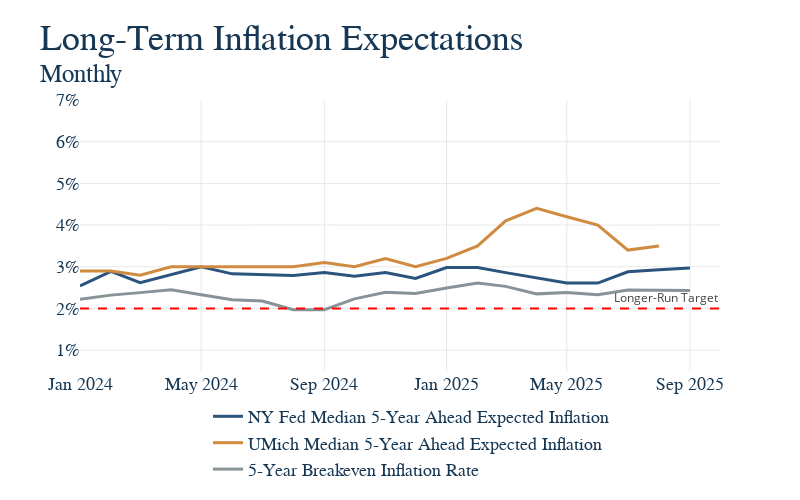

The notebook cell saved with this chart:
### Code cell
fig = go.Figure()

for col in infl_df.columns:
    fig.add_trace(
        go.Scatter(
            x=infl_df.index,
            y=infl_df[col],
            name=col,
            mode='lines',
        )
    )


# This is graph specific, but here we want the y-axis to be percent signs 
fig.update_yaxes(
    tickformat="0.2f%",
    ticksuffix="%",
    range=[0.5, 7],
)

# Again, graph specific, we have a mutliyear series and want tick marks to be years
fig.update_xaxes(
    type='date',
    tickformat='%b %Y',
    title_text=None,
    dtick="M4",
)
fig.add_hline(
    y=0,
    line_dash="solid",
    line_color="black",
)

fig.update_layout(
    barmode='relative',
    title=dict(text='Long-Term Inflation Expectations<br><sup>Monthly</br>'),
    xaxis_title=None,
    yaxis_title=None,

    legend=dict(
        orientation="h",
        x=0.2,  # Move legend inside the plot area (left)
        y=-0.1,  # Near the top
        xanchor="left",
        yanchor="top",
        font=dict(size=18)
    ),
    height=500,
    width=800,
)

fig.add_hline(
    y=2,
    line_dash="dash",
    line_color="red",
    annotation_text="Longer-Run Target",
    annotation_position="top right"
)

# This should be the same for EVERY GRAPH!
# Save it to the graph_output folder with the name matching the file, as HTML
fig.write_html(GRAPH_OUTPUT_PATH / f"{GRAPH_NAME}.html")

fig.show()

### Figure 1 — Plotly figure (JSON) as saved in the notebook; plotly's stock layout.template omitted (floating-point values rounded to 4 significant figures)
{"data": [{"mode": "lines", "name": "NY Fed Median 5-Year Ahead Expected Inflation", "type": "scatter", "x": ["2024-01-01T00:00:00", "2024-02-01T00:00:00", "2024-03-01T00:00:00", "2024-04-01T00:00:00", "2024-05-01T00:00:00", "2024-06-01T00:00:00", "2024-07-01T00:00:00", "2024-08-01T00:00:00", "2024-09-01T00:00:00", "2024-10-01T00:00:00", "2024-11-01T00:00:00", "2024-12-01T00:00:00", "2025-01-01T00:00:00", "2025-02-01T00:00:00", "2025-03-01T00:00:00", "2025-04-01T00:00:00", "2025-05-01T00:00:00", "2025-06-01T00:00:00", "2025-07-01T00:00:00", "2025-08-01T00:00:00", "2025-09-01T00:00:00", "2025-10-01T00:00:00"], "y": [2.54, 2.89, 2.62, 2.82, 3.0, 2.83, 2.81, 2.79, 2.86, 2.77, 2.86, 2.72, 2.98, 2.98, 2.86, 2.74, 2.61, 2.61, 2.88, 2.93, 2.97, NaN]}, {"mode": "lines", "name": "UMich Median 5-Year Ahead Expected Inflation", "type": "scatter", "x": ["2024-01-01T00:00:00", "2024-02-01T00:00:00", "2024-03-01T00:00:00", "2024-04-01T00:00:00", "2024-05-01T00:00:00", "2024-06-01T00:00:00", "2024-07-01T00:00:00", "2024-08-01T00:00:00", "2024-09-01T00:00:00", "2024-10-01T00:00:00", "2024-11-01T00:00:00", "2024-12-01T00:00:00", "2025-01-01T00:00:00", "2025-02-01T00:00:00", "2025-03-01T00:00:00", "2025-04-01T00:00:00", "2025-05-01T00:00:00", "2025-06-01T00:00:00", "2025-07-01T00:00:00", "2025-08-01T00:00:00", "2025-09-01T00:00:00", "2025-10-01T00:00:00"], "y": [2.9, 2.9, 2.8, 3.0, 3.0, 3.0, 3.0, 3.0, 3.1, 3.0, 3.2, 3.0, 3.2, 3.5, 4.1, 4.4, 4.2, 4.0, 3.4, 3.5, NaN, NaN]}, {"mode": "lines", "name": "5-Year Breakeven Inflation Rate", "type": "scatter", "x": ["2024-01-01T00:00:00", "2024-02-01T00:00:00", "2024-03-01T00:00:00", "2024-04-01T00:00:00", "2024-05-01T00:00:00", "2024-06-01T00:00:00", "2024-07-01T00:00:00", "2024-08-01T00:00:00", "2024-09-01T00:00:00", "2024-10-01T00:00:00", "2024-11-01T00:00:00", "2024-12-01T00:00:00", "2025-01-01T00:00:00", "2025-02-01T00:00:00", "2025-03-01T00:00:00", "2025-04-01T00:00:00", "2025-05-01T00:00:00", "2025-06-01T00:00:00", "2025-07-01T00:00:00", "2025-08-01T00:00:00", "2025-09-01T00:00:00", "2025-10-01T00:00:00"], "y": [2.22, 2.32, 2.38, 2.45, 2.33, 2.21, 2.18, 1.97, 1.97, 2.23, 2.39, 2.36, 2.49, 2.61, 2.53, 2.35, 2.38, 2.33, 2.44, 2.44, 2.43, NaN]}], "layout": {"annotations": [{"showarrow": false, "text": "Longer-Run Target", "x": 1, "xanchor": "right", "xref": "x domain", "y": 2, "yanchor": "bottom", "yref": "y"}], "barmode": "relative", "height": 500, "legend": {"font": {"size": 18}, "orientation": "h", "x": 0.2, "xanchor": "left", "y": -0.1, "yanchor": "top"}, "shapes": [{"line": {"color": "black", "dash": "solid"}, "type": "line", "x0": 0, "x1": 1, "xref": "x domain", "y0": 0, "y1": 0, "yref": "y"}, {"line": {"color": "red", "dash": "dash"}, "type": "line", "x0": 0, "x1": 1, "xref": "x domain", "y0": 2, "y1": 2, "yref": "y"}], "title": {"text": "Long-Term Inflation Expectations<br><sup>Monthly</br>"}, "width": 800, "xaxis": {"dtick": "M4", "tickformat": "%b %Y", "title": {}, "type": "date"}, "yaxis": {"range": [0.5, 7], "tickformat": "0.2f%", "ticksuffix": "%", "title": {}}}}
